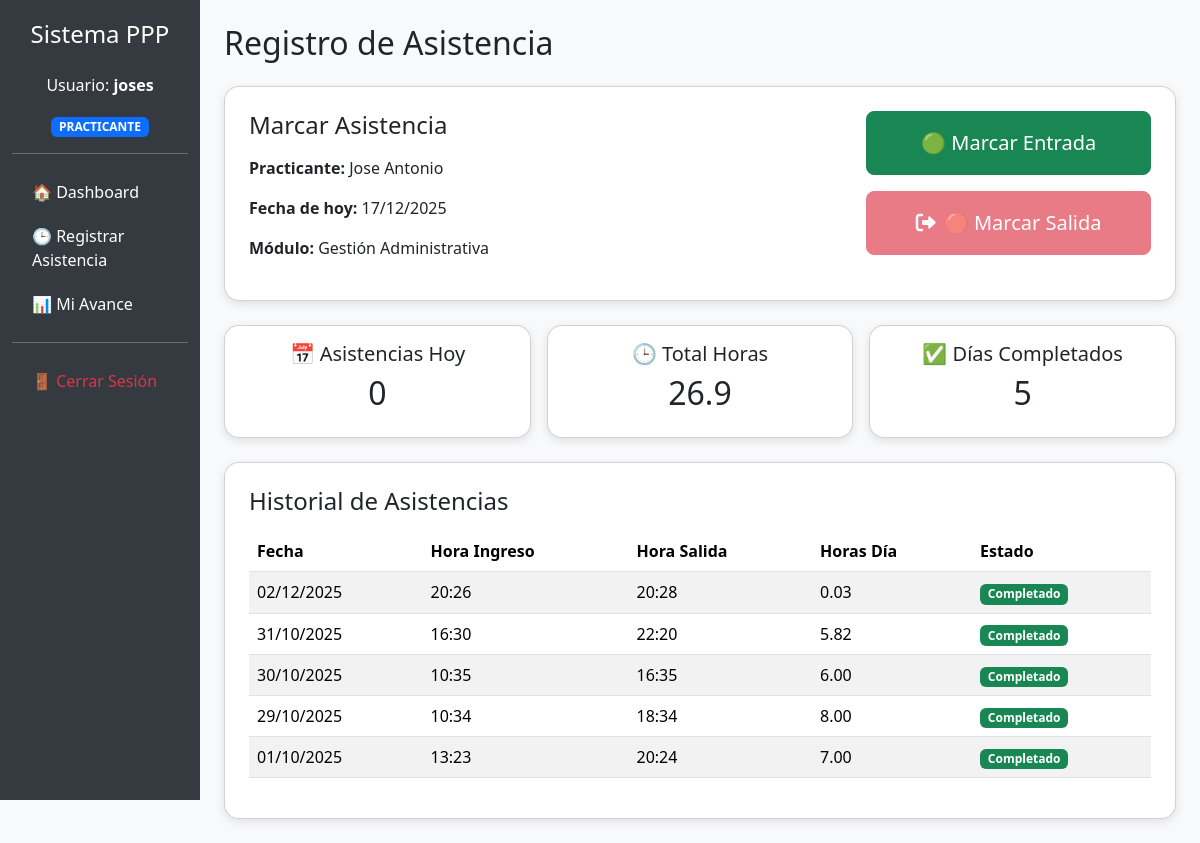
Screenshot of /asistencia.php (signed in) with the database file from the repository.
### tables this page shows
CREATE TABLE `practicantes` (
  `dni` int(11) NOT NULL,
  `nombres` varchar(255) NOT NULL,
  `apellidos` varchar(255) NOT NULL,
  `semestre` varchar(255) NOT NULL,
  `id_especialidades` int(11) DEFAULT NULL,
  `id_modulos` int(11) DEFAULT NULL,
  `id_turnos` int(11) DEFAULT NULL,
  `id_usuario` int(11) DEFAULT NULL,
  `foto` varchar(255) NOT NULL
);

CREATE TABLE `modulos` (
  `id_modulos` int(11) NOT NULL,
  `id_especialidad` int(11) NOT NULL,
  `nm_modulos` varchar(255) NOT NULL,
  `horas_requeridas` int(11) DEFAULT 0
);

CREATE TABLE `asistencia` (
  `id_asistencia` int(11) NOT NULL,
  `dni_practicante` int(8) NOT NULL,
  `id_modulo` int(11) NOT NULL,
  `fecha` date NOT NULL,
  `hora_ingreso` time NOT NULL,
  `hora_salida` time NOT NULL,
  `horas_dia` decimal(4,2) GENERATED ALWAYS AS (timestampdiff(MINUTE,`hora_ingreso`,`hora_salida`) / 60) STORED,
  `tareas_realizadas` text DEFAULT NULL,
  `firma` varchar(255) DEFAULT NULL,
  `id_usuario` int(11) DEFAULT NULL,
  `estado` enum('EN_CURSO','COMPLETADO') DEFAULT 'EN_CURSO'
);

### includes/header.php (called while the page is built, shortened)
<?php
$id_usuario = $_SESSION['id_usuario'] ?? null;
?>

### asistencia.php (the view, shortened to what this page needs)
<?php
include("includes/header.php");
$stmt_user = $conn->prepare("SELECT dni_practicante FROM usuarios WHERE id_usuario = ?");
$stmt_user->bind_param("i", $id_usuario);
$stmt_user->execute();
$result_user = $stmt_user->get_result();
if ($row_user = $result_user->fetch_assoc()) {
    $dni_practicante = $row_user['dni_practicante'];
    $stmt = $conn->prepare("SELECT dni, nombres, id_modulos FROM practicantes WHERE dni = ?");
    $stmt->bind_param("i", $dni_practicante);
    $stmt->execute();
    $result = $stmt->get_result();
    if ($row = $result->fetch_assoc()) {
        $dni_practicante = $row['dni'];
        $nombre_practicante = $row['nombres'];
        $id_modulo = $row['id_modulos'];
        $fecha_hoy = date("Y-m-d");
        $stmt_asistencia = $conn->prepare("SELECT * FROM asistencia WHERE dni_practicante = ? AND fecha = ?");
        $stmt_asistencia->bind_param("is", $dni_practicante, $fecha_hoy);
        $stmt_asistencia->execute();
        $result_asistencia = $stmt_asistencia->get_result();
        $asistencia = $result_asistencia->fetch_assoc();
    } else {
        echo "⚠️ No se encontró el practicante asociado a este usuario.";
        exit;
    }
} else {
    echo "⚠️ No se encontró el usuario en el sistema.";
    exit;
}
function tieneSalidaValida($asistencia) {
    return !(empty($asistencia['hora_salida']) || $asistencia['hora_salida'] == '00:00:00');
}
?>
<!DOCTYPE html>
<html lang="es">
<head>
  <link href="https://cdn.jsdelivr.net/npm/bootstrap@5.3.2/dist/css/bootstrap.min.css" rel="stylesheet">
  <link href="https://cdnjs.cloudflare.com/ajax/libs/font-awesome/6.0.0/css/all.min.css" rel="stylesheet">
</head>
<body>
<div class="container-fluid">
  <div class="row">
    <?php include("includes/sidebar.php"); ?>
    <div class="col-md-9 col-lg-10 p-4">
      <h2 class="mb-4">Registro de Asistencia</h2>
      <div class="card p-4 mb-4">
        <div class="row">
          <div class="col-md-8">
            <h4 class="mb-3">Marcar Asistencia</h4>
            <p><strong>Practicante:</strong> <?= $nombre_practicante ?></p>
            <p><strong>Fecha de hoy:</strong> <?= date("d/m/Y") ?></p>
            <p><strong>Módulo:</strong>
              <?php
                if ($id_modulo) {
                  $stmt_mod = $conn->prepare("SELECT nm_modulos FROM modulos WHERE id_modulos = ?");
                  $stmt_mod->bind_param("i", $id_modulo);
                  $stmt_mod->execute();
                  $res_mod = $stmt_mod->get_result();
                  $modulo = $res_mod->fetch_assoc();
                  echo $modulo ? $modulo['nm_modulos'] : 'Módulo no encontrado';
                } else {
                  echo '<span class="text-danger">No asignado</span>';
                }
              ?>
            </p>
          </div>
          <div class="col-md-4 text-center">
            <form method="POST" class="d-flex flex-column gap-3">
              <button name="entrada" class="btn btn-success btn-lg py-3"
                      <?= (($asistencia && $asistencia['hora_ingreso']) || !$id_modulo) ? 'disabled' : '' ?>>
                🟢 Marcar Entrada
              </button>
              <button name="salida" class="btn btn-danger btn-lg py-3" id="btnSalida"
                      <?= ($asistencia && $asistencia['hora_ingreso'] && !tieneSalidaValida($asistencia) && $id_modulo) ? '' : 'disabled' ?>>
                <i class="fas fa-sign-out-alt me-2"></i>🔴 Marcar Salida
              </button>
            </form>
          </div>
        </div>
      </div>
      <div class="row g-3 mb-4">
        <div class="col-md-4">
          <div class="card p-3 text-center">
            <h5>📅 Asistencias Hoy</h5>
            <?php
              $q_hoy = $conn->prepare("SELECT COUNT(*) AS total FROM asistencia WHERE dni_practicante = ? AND fecha = ?");
              $q_hoy->bind_param("is", $dni_practicante, $fecha_hoy);
              $q_hoy->execute();
              $res_hoy = $q_hoy->get_result();
              $row_hoy = $res_hoy->fetch_assoc();
            ?>
            <h2><?= $row_hoy['total'] ?></h2>
          </div>
        </div>
        <div class="col-md-4">
          <div class="card p-3 text-center">
            <h5>🕒 Total Horas</h5>
            <?php
              $q_total = $conn->prepare("
                SELECT SUM(
                    CASE
                        WHEN hora_salida IS NULL OR hora_salida = '' OR hora_salida = '00:00:00' THEN 0
                        WHEN TIMESTAMPDIFF(MINUTE, hora_ingreso, hora_salida) < 0 THEN 0
                        ELSE TIMESTAMPDIFF(MINUTE, hora_ingreso, hora_salida) / 60
                    END
                ) AS total
                FROM asistencia
                WHERE dni_practicante = ?
                AND estado = 'COMPLETADO'
              ");
              $q_total->bind_param("i", $dni_practicante);
              $q_total->execute();
              $res_total = $q_total->get_result();
              $row_total = $res_total->fetch_assoc();
              $total_horas = $row_total['total'] ?: 0;
            ?>
            <h2><?= number_format($total_horas, 1) ?></h2>
          </div>
        </div>
        <div class="col-md-4">
          <div class="card p-3 text-center">
            <h5>✅ Días Completados</h5>
            <?php
              $q_completados = $conn->prepare("SELECT COUNT(*) AS total FROM asistencia WHERE dni_practicante = ? AND estado = 'COMPLETADO'");
              $q_completados->bind_param("i", $dni_practicante);
              $q_completados->execute();
              $res_completados = $q_completados->get_result();
              $row_completados = $res_completados->fetch_assoc();
            ?>
            <h2><?= $row_completados['total'] ?></h2>
          </div>
        </div>
      </div>
      <div class="card p-4">
        <h4 class="mb-3">Historial de Asistencias</h4>
        <div class="table-responsive">
          <table class="table table-striped align-middle">
            <thead>
              <tr>
                <th>Fecha</th>
                <th>Hora Ingreso</th>
                <th>Hora Salida</th>
                <th>Horas Día</th>
                <th>Estado</th>
              </tr>
            </thead>
            <tbody>
              <?php
                $q = $conn->prepare("SELECT *,
                                    CASE
                                        WHEN hora_salida IS NULL OR hora_salida = '' OR hora_salida = '00:00:00' THEN '0.00'
                                        WHEN TIMESTAMPDIFF(MINUTE, hora_ingreso, hora_salida) < 0 THEN '0.00'
                                        ELSE ROUND(TIMESTAMPDIFF(MINUTE, hora_ingreso, hora_salida) / 60, 2)
                                    END as horas_calculadas
                                    FROM asistencia
                                    WHERE dni_practicante = ?
                                    ORDER BY fecha DESC");
                $q->bind_param("i", $dni_practicante);
                $q->execute();
                $res = $q->get_result();
                while ($r = $res->fetch_assoc()):
              ?>
              <tr>
                <td><?= date("d/m/Y", strtotime($r['fecha'])) ?></td>
                <td><?= $r['hora_ingreso'] ? date("H:i", strtotime($r['hora_ingreso'])) : '-' ?></td>
                <td>
                  <?php
                    if (tieneSalidaValida($r)) {
                      echo date("H:i", strtotime($r['hora_salida']));
                    } else {
                      echo '-';
                    }
                  ?>
                </td>
                <td>
                  <?php
                    if ($r['hora_ingreso'] && tieneSalidaValida($r)) {
                      $horas = $r['horas_calculadas'];
                      echo number_format($horas, 2);
                    } else {
                      echo '0.00';
                    }
                  ?>
                </td>
                <td>
                  <?php if ($r['estado'] == 'EN_CURSO' && $r['hora_ingreso'] && !tieneSalidaValida($r)): ?>
                    <span class="badge bg-warning text-dark">En curso</span>
                  <?php elseif ($r['estado'] == 'COMPLETADO' && $r['hora_ingreso'] && tieneSalidaValida($r)): ?>
                    <span class="badge bg-success">Completado</span>
                  <?php else: ?>
                    <span class="badge bg-secondary">Incompleto</span>
                  <?php endif; ?>
                </td>
              </tr>
              <?php endwhile; ?>
            </tbody>
          </table>
        </div>
      </div>
    </div>
  </div>
</div>
<?php include("includes/footer.php"); ?>

### asistencia.php (style rules this page uses)
body { background-color: #f8f9fa; }
.card { border-radius: 15px; box-shadow: 0 3px 10px rgba(0,0,0,0.1); }

### rows the page displays
practicantes: nombres "Jose Antonio"
modulos: nm_modulos "Gestión Administrativa"
asistencia: fecha "02/12/2025", hora_ingreso "20:26", hora_salida "20:28", horas "0.03", estado "Completado"
asistencia: fecha "31/10/2025", hora_ingreso "16:30", hora_salida "22:20", horas "5.82", estado "Completado"
asistencia: fecha "30/10/2025", hora_ingreso "10:35", hora_salida "16:35", horas "6.00", estado "Completado"
asistencia: fecha "29/10/2025", hora_ingreso "10:34", hora_salida "18:34", horas "8.00", estado "Completado"
asistencia: fecha "01/10/2025", hora_ingreso "13:23", hora_salida "20:24", horas "7.00", estado "Completado"

### other values shown
$usuario "joses"
$rol "PRACTICANTE"
$row_hoy['total'] "0"
$total_horas "26.9"
$row_completados['total'] "5"
